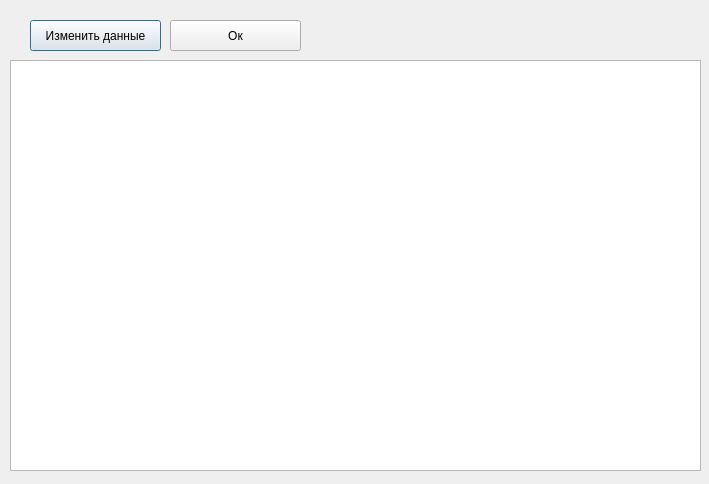
<?xml version="1.0" encoding="UTF-8"?>
<ui version="4.0">
 <class>DispInTable</class>
 <widget class="QDialog" name="DispInTable">
  <property name="geometry">
   <rect>
    <x>0</x>
    <y>0</y>
    <width>709</width>
    <height>484</height>
   </rect>
  </property>
  <property name="windowTitle">
   <string>Dialog</string>
  </property>
  <widget class="QTableWidget" name="symptWidget">
   <property name="geometry">
    <rect>
     <x>10</x>
     <y>60</y>
     <width>691</width>
     <height>411</height>
    </rect>
   </property>
  </widget>
  <widget class="QPushButton" name="changeData">
   <property name="geometry">
    <rect>
     <x>30</x>
     <y>20</y>
     <width>131</width>
     <height>31</height>
    </rect>
   </property>
   <property name="text">
    <string>Изменить данные</string>
   </property>
  </widget>
  <widget class="QPushButton" name="okButton">
   <property name="geometry">
    <rect>
     <x>170</x>
     <y>20</y>
     <width>131</width>
     <height>31</height>
    </rect>
   </property>
   <property name="text">
    <string>Ок</string>
   </property>
  </widget>
 </widget>
 <resources/>
 <connections/>
</ui>
